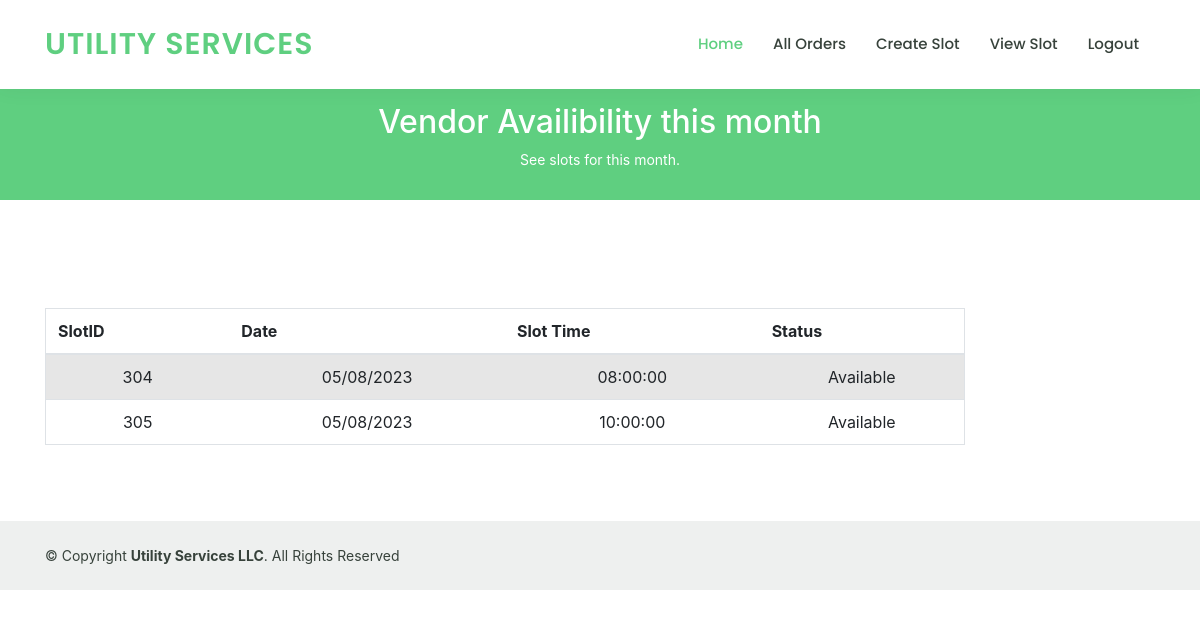
Page /code/slotview.php (signed in) on the committed database.
### tables this page shows
CREATE TABLE `VendorAvailability` (
  `SlotID` int(11) NOT NULL,
  `VenID` int(50) NOT NULL,
  `Date` datetime DEFAULT NULL,
  `is_available` int(11) NOT NULL DEFAULT 0
);

### code/slotview.php (the view, shortened to what this page needs)
<?php
if($_SESSION["VenID"] == ''){
	$html = "<html><body>Please login.</body></html>";
}
else{
$html = "<html>
	<head>
		<link href='css/animate.css/animate.min.css' rel='stylesheet'>
		<link href='css/aos/aos.css' rel='stylesheet'>
		<link href='css/bootstrap/css/bootstrap.min.css' rel='stylesheet'>
		<link href='css/bootstrap-icons/bootstrap-icons.css' rel='stylesheet'>
		<link href='css/boxicons/css/boxicons.min.css' rel='stylesheet'>
		<link href='css/remixicon/remixicon.css' rel='stylesheet'>
		<link href='css/swiper/swiper-bundle.min.css' rel='stylesheet'>
		<link href='css/style.css' rel='stylesheet'>
		<link rel='stylesheet' href='Styles.css'>
		<link rel='stylesheet' href='https://maxcdn.bootstrapcdn.com/bootstrap/4.0.0/css/bootstrap.min.css'>
	</head>
	<body>
	<header id='header' class='fixed-top'>
	    <div class='container d-flex align-items-center'>
		<h1 class='logo me-auto'><a href='Home.php'>Utility Services</a></h1>
		<nav id='navbar' class='navbar order-last order-lg-0'>
        		<ul>
		        	<li><a class='active' href='VHome.php'>Home</a></li>
			        <li><a href='VAllOrder.php'>All Orders</a></li>
			        <li><a href='slotcreate.php'>Create Slot</a></li>
			        <li><a href='slotview.php'>View Slot</a></li>
			        <li><a href='logout.php'>Logout</a></li>
	        	</ul>
		</nav>
	</div>
	</header>
	<main id='main'>
		<div class='breadcrumbs' data-aos='fade-in'>
			<div class='container'>
				<h2>Vendor Availibility this month</h2>
				<p>See slots for this month.</p>
			</div>
		</div>
		<section id='about' class='about'>
			<div class='container' data-aos='fade-up'>
				<div class='row'>
					<div class='col-lg-10'>
						<input id='VenID' type='hidden' value='".$_SESSION['VenID']."'>
      						<br>
						<br>
						<table id='slotTable' border='1' class ='table table-bordred table-striped'>
							<thead>
								<tr>
									<th width='7%'>SlotID</th>
									<th width='10%'>Date</th>
									<th width='10%'>Slot Time</th>
									<th width='7%'>Status</th>
								</tr>
							</thead>
							<tbody>";
$query = "SELECT SlotID,  DATE_FORMAT(date(Date), '%m/%d/%Y') as SDate,DATE_FORMAT(time(Date), '%T') as STime, CASE WHEN is_available= 1 THEN 'Available' ELSE 'Booked' END AS Status
 from VendorAvailability where VenID =".$_SESSION['VenID']." and MONTH(Date)=MONTH(now()) and YEAR(Date)=YEAR(now()) and date(Date) >= current_date order by Date";
$result = mysqli_query($conn,$query);
while($row = mysqli_fetch_array($result)){
$html .= "<tr>
		<td align='center'>".$row['SlotID']."</td>
		<td align='center'>".$row['SDate']."</td>
		<td align='center'>".$row['STime']."</td>
		<td align='center'>".$row['Status']."</td>
	</tr>";
}
$html .="
</tbody>
						</table>
					</div>
				</div>
			</div>
		</section>
	</main>
	<div id='preloader'>
	</div>
	<a href='#' class='back-to-top d-flex align-items-center justify-content-center'><i class='bi bi-arrow-up-short'></i></a>
	<script src='js/purecounter/purecounter_vanilla.js'></script>
	<script src='js/aos/aos.js'></script>
	<script src='js/bootstrap/js/bootstrap.bundle.min.js'></script>
	<script src='js/swiper/swiper-bundle.min.js'></script>
	<script src='js/php-email-form/validate.js'></script>
	<script src='js/main.js'></script>
	<footer id='footer'>
		<div class='container d-md-flex py-4'>
			<div class='me-md-auto text-center text-md-start'>
				<div class='copyright'>&copy; Copyright <strong><span>Utility Services LLC</span></strong>. All Rights Reserved
        			</div>
			</div>
		</div>
	</footer>
	</body>
</html>";
	echo $html;
}
?>

### code/css/style.css (style rules this page uses)
body { font-family: "Open Sans", sans-serif; color: #444444; }
a { color: #5fcf80; text-decoration: none; }
h1, h2, h3, h4, h5, h6 { font-family: "Raleway", sans-serif; }
#header { background: #fff; transition: all 0.5s; z-index: 997; padding: 15px 0; box-shadow: 0px 0 18px rgba(55, 66, 59, 0.08); }
#header .logo { font-size: 30px; margin: 0; padding: 0; line-height: 1; font-weight: 600; letter-spacing: 1px; text-transform: uppercase; font-family: "Poppins", sans-serif; }
#header .logo a { color: #5fcf80; }
.navbar { padding: 0; }
.navbar ul { margin: 0; padding: 0; display: flex; list-style: none; align-items: center; }
.navbar li { position: relative; }
.navbar a, .navbar a:focus { display: flex; align-items: center; justify-content: space-between; padding: 10px 0 10px 30px; font-family: "Poppins", sans-serif; font-size: 15px; font-weight: 500; color: #37423b; white-space: nowrap; transition: 0.3s; }
.navbar a:hover, .navbar .active, .navbar .active:focus, .navbar li:hover>a { color: #5fcf80; }
section { padding: 60px 0; overflow: hidden; }
.breadcrumbs { margin-top: 73px; text-align: center; background: #5fcf80; padding: 30px 0; color: #fff; }
.breadcrumbs h2 { font-size: 32px; font-weight: 500; }
.breadcrumbs p { font-size: 14px; margin-bottom: 0; color: white; }
#footer { color: #37423b; font-size: 14px; background: #eef0ef; }

### code/Styles.css (style rules this page uses)
p { color: black; }

### rows in the picture
vendoravailability: SlotID "304", SDate "05/08/2023", STime "08:00:00", Status "Available"
vendoravailability: SlotID "305", SDate "05/08/2023", STime "10:00:00", Status "Available"
